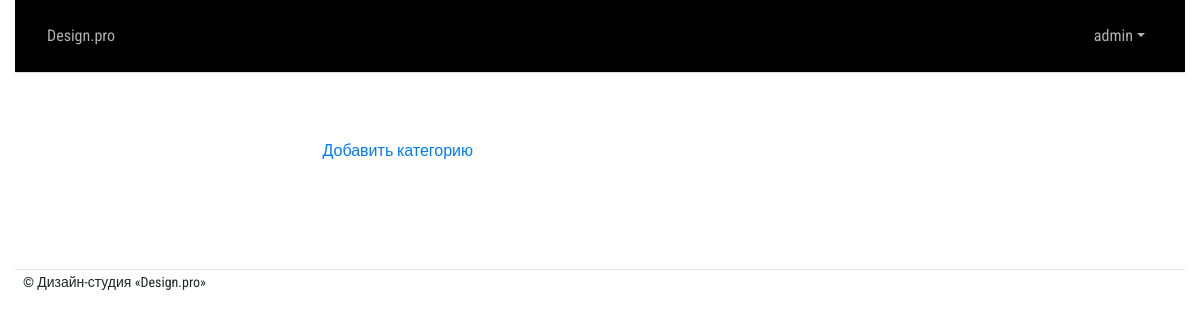
Before: /categories/ (signed in) with the older database file.
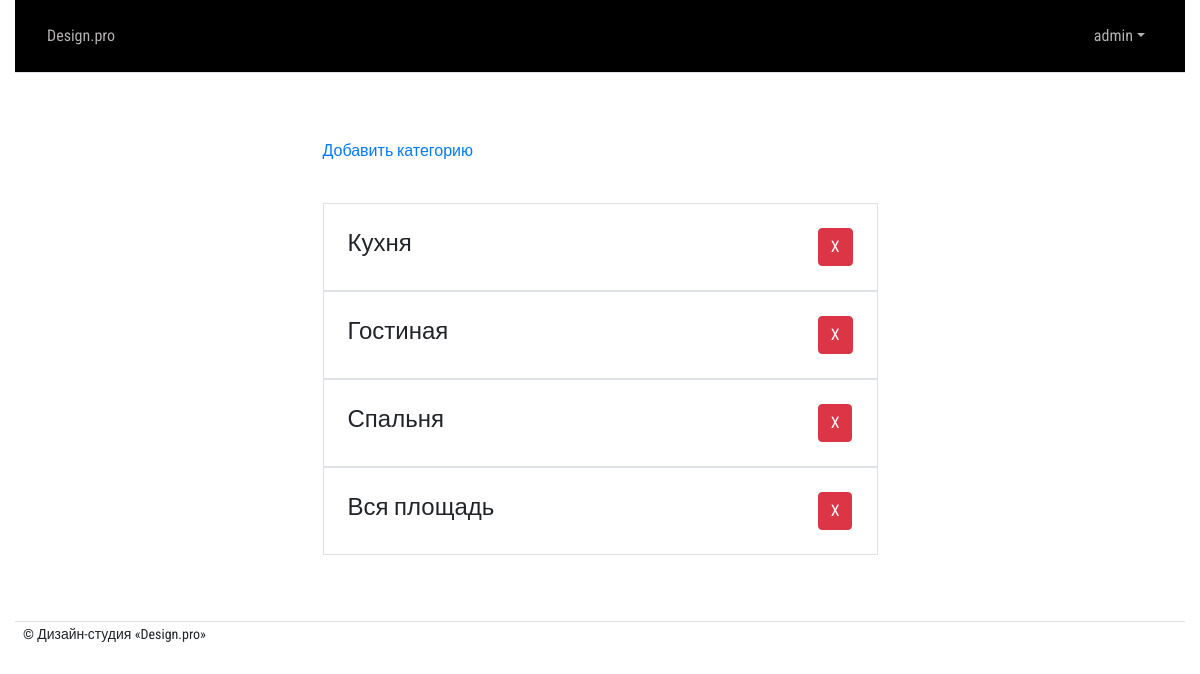
After: the same page with the newer database file.
### design_app/models.py (models this page shows, shortened)
class Category(models.Model):
    name = models.CharField(max_length=255, verbose_name='Название')
    class Meta:
        verbose_name_plural = 'Categories'

### design_app/views.py (the view)
# urls.py: path('categories/', category_list, name='category_manager'),
@login_required
@user_passes_test(is_admin)
def category_list(request):
    categories = Category.objects.all()
    return render(request, 'category_manager.html', {'categories': categories})

### design_app/utilities.py (called while the page is built)
def is_admin(user):
    return user.is_superuser

### design_app/templates/category_manager.html (shortened to what this page needs)
{% extends "basic.html" %}
{% load bootstrap4 %}
{% block content %}
<p><a href="{% url 'add_category' %}" class="link link-success">Добавить категорию</a></p> <br>
{% for category in categories %}
<div class="p-4 border d-flex align-items-center">
    <h4 class="mr-auto">{{ category.name }}</h4>
    <a href="{% url 'delete_category' request_id=category.id %}" class="ml-auto btn btn-danger">X</a>
</div>
{% endfor %}
{% endblock %}

Changed rows visible on the page:
added Category: name "Кухня"
added Category: name "Гостиная"
added Category: name "Спальня"
added Category: name "Вся площадь"
